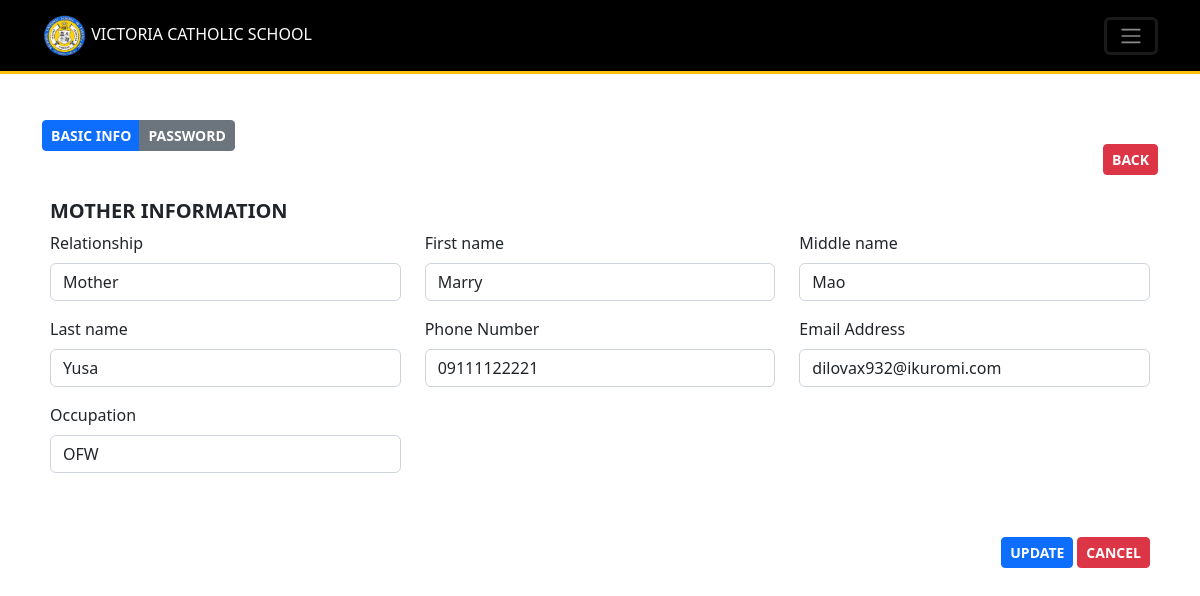
Page /Resources/views/admin/update-parent.php?id=199 (signed in) on the committed database.
### tables this page shows
CREATE TABLE `users` (
  `id` int(11) NOT NULL,
  `role` varchar(255) DEFAULT NULL,
  `school_number` varchar(255) DEFAULT NULL,
  `first_name` varchar(255) DEFAULT NULL,
  `middle_name` varchar(255) DEFAULT NULL,
  `last_name` varchar(255) DEFAULT NULL,
  `email` varchar(255) DEFAULT NULL,
  `phone` varchar(20) DEFAULT NULL,
  `lrn` varchar(20) DEFAULT NULL,
  `is_locked` tinyint(1) DEFAULT 0,
  `login_attempts` int(11) NOT NULL DEFAULT 0,
  `gender` enum('Male','Female') DEFAULT NULL,
  `birthday` date DEFAULT NULL,
  `street_no` varchar(100) DEFAULT NULL,
  `street` varchar(255) DEFAULT NULL,
  `village` varchar(500) DEFAULT NULL,
  `barangay` varchar(255) DEFAULT NULL,
  `city_municipality` varchar(500) DEFAULT NULL,
  `province` varchar(255) DEFAULT NULL,
  `zip_code` varchar(100) DEFAULT NULL,
  `occupation` varchar(255) DEFAULT NULL,
  `guardian_type` enum('mother','father','guardian') DEFAULT NULL,
  `password` varchar(255) DEFAULT NULL,
  `remember_token` varchar(100) DEFAULT NULL,
  `created_at` timestamp NOT NULL DEFAULT current_timestamp(),
  `updated_at` timestamp NOT NULL DEFAULT current_timestamp() ON UPDATE current_timestamp()
);

### Backend-routes/admin/includes_get_parent_route.php (called while the page is built, shortened)
<?php
try {
    require_once $_SERVER['DOCUMENT_ROOT']."/Middleware/CheckIfAdmin.php";
    $fileName = "Location: parents.php";
    require_once $_SERVER['DOCUMENT_ROOT']."/Backend-routes/admin/includes_user_checker_router.php";
    $stmt = $conn->prepare("SELECT * FROM users WHERE id = ?");
    $stmt->bind_param("s", $accountID);
    $stmt->execute();
    $resultSet = $stmt->get_result();
    $row = $resultSet->fetch_assoc();
} catch (Exception $e) {
    errorSender('error '.$e->getMessage(), $fileName);
}
?>

### Resources/views/admin/update-parent.php (the view, shortened to what this page needs)
<?php
require_once $_SERVER['DOCUMENT_ROOT']."/Middleware/CheckIfAdmin.php";
require_once $_SERVER['DOCUMENT_ROOT']."/Backend-routes/admin/includes_get_parent_route.php";
require_once "../includes/header_layout.php";
function getSession($data) {
  global $row;
    return $row[$data];
}
function isPasswordSet($tab){
    if($tab == 'password'){
        return isset($_GET['password']) ? "style='display:block'" : "style='display:none'";
    }
    if($tab == 'info'){
        return isset($_GET['password']) ? "style='display:none'" : "style='display:block'";
    }
    return NULL;
}
?>
<body>
<?php
    include "includes/navbar.php";
?>
<div class="container my-5">
    <div class="d-flex justify-content-between align-items-center">
        <div class="btn-group mb-5">
            <div class="btn btn-primary btn-sm fw-bold" onclick="hidePasswordTab()">BASIC INFO</div>
            <div class="btn btn-secondary btn-sm fw-bold" onclick="showPasswordTab()">PASSWORD</div>
        </div>
        <a href="parents.php" class="btn btn-sm btn-danger fw-bold">BACK</a>
    </div>
    <div class="pb-2 px-2" id="info-tab" <?php echo isPasswordSet('info') ?>>
     <form method="POST" action="../../../Backend-routes/admin/update_parent_route.php" onsubmit="submitRequest('updateparentForm', event)" id="updateparentForm">
        <h5 class="mb-2 fw-bold text-uppercase" id="exampleModalLabel"><?php echo $row['guardian_type'] ?? 'PARENT/GUARDIAN' ?> INFORMATION</h5>
        <div class="row">
            <div class="col-12 col-md-4 mb-3">
                <label class="form-label" >Relationship</label>
                <select name="guardian_type" class="form-control">
                    <option <?php echo getSession('guardian_type') == 'mother'  ? 'selected' : '' ?> value="mother"  >Mother</option>
                </select>
            </div>
            <div class="col-12 col-md-4 mb-3">
                <label class="form-label">First name</label>
                <input type="text" class="form-control" name="first_name" required placeholder="First_name" <?php echo "value='".htmlspecialchars(getSession('first_name'))."'"  ?> >
            </div>
            <div class="col-12 col-md-4 mb-3">
                <label class="form-label">Middle name</label>
                <input type="text" class="form-control" name="middle_name" placeholder="Middle name" <?php echo "value='".htmlspecialchars(getSession('middle_name'))."'"  ?> >
            </div>
            <div class="col-12 col-md-4 mb-3">
                <label class="form-label">Last name</label>
                <input type="text" class="form-control"name="last_name" required placeholder="Last name" <?php echo "value='".htmlspecialchars(getSession('last_name'))."'"  ?> >
            </div>
            <div class="col-12 col-md-4 mb-3">
                <label class="form-label">Phone Number</label>
                <input type="text" class="form-control" name="phone" required placeholder="Phone Number" <?php echo "value='".htmlspecialchars(getSession('phone'))."'"  ?> >
            </div>
            <div class="col-12 col-md-4 mb-3">
                <label class="form-label">Email Address</label>
                <input type="text" class="form-control" name="email" required placeholder="Email Adress" <?php echo "value='".htmlspecialchars(getSession('email'))."'"  ?> >
            </div>
            <div class="col-12 col-md-4 mb-3">
                <label class="form-label"> Occupation</label>
                <input type="text" class="form-control" name="occupation" required placeholder="Occupation" <?php echo "value='".htmlspecialchars(getSession('occupation'))."'"  ?> >
            </div>
        </div>
        <div class="d-flex justify-content-end my-5">
            <button class="btn btn-sm fw-bold btn-primary me-1" type="submit">UPDATE</button>
            <a href="parents.php" class="btn btn-danger btn-sm fw-bold">CANCEL</a>
        </div>
        </form>
    </div>
</div>
</body>
<?php
	require_once "../includes/includes_scripts.php";
?>

### rows in the picture
users: guardian_type "MOTHER", guardian_type "Mother", first_name "Marry", middle_name "Mao", last_name "Yusa", phone "09111122221", email "dilovax932@ikuromi.com", occupation "OFW"
